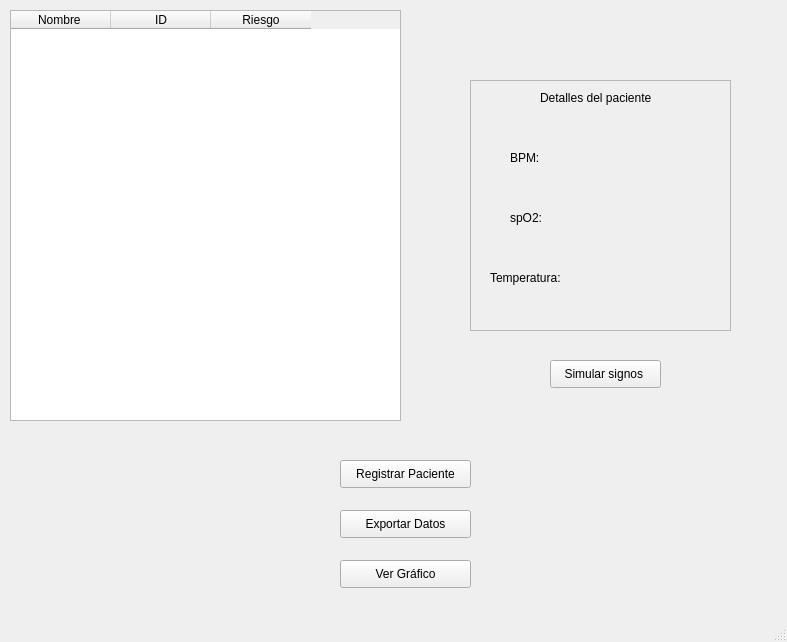
<?xml version="1.0" encoding="UTF-8"?>
<ui version="4.0">
 <class>MainWindow</class>
 <widget class="QMainWindow" name="MainWindow">
  <property name="geometry">
   <rect>
    <x>0</x>
    <y>0</y>
    <width>787</width>
    <height>642</height>
   </rect>
  </property>
  <property name="minimumSize">
   <size>
    <width>600</width>
    <height>400</height>
   </size>
  </property>
  <property name="windowTitle">
   <string>MainWindow</string>
  </property>
  <widget class="QWidget" name="centralwidget">
   <widget class="QTableWidget" name="tablaPacientes">
    <property name="geometry">
     <rect>
      <x>10</x>
      <y>10</y>
      <width>391</width>
      <height>411</height>
     </rect>
    </property>
    <column>
     <property name="text">
      <string>Nombre </string>
     </property>
    </column>
    <column>
     <property name="text">
      <string>ID</string>
     </property>
    </column>
    <column>
     <property name="text">
      <string>Riesgo</string>
     </property>
    </column>
   </widget>
   <widget class="QPushButton" name="botonRegistrar">
    <property name="geometry">
     <rect>
      <x>340</x>
      <y>460</y>
      <width>131</width>
      <height>28</height>
     </rect>
    </property>
    <property name="text">
     <string>Registrar Paciente</string>
    </property>
   </widget>
   <widget class="QFrame" name="PanelRiesgo">
    <property name="geometry">
     <rect>
      <x>470</x>
      <y>80</y>
      <width>261</width>
      <height>251</height>
     </rect>
    </property>
    <property name="minimumSize">
     <size>
      <width>200</width>
      <height>150</height>
     </size>
    </property>
    <property name="frameShape">
     <enum>QFrame::StyledPanel</enum>
    </property>
    <property name="frameShadow">
     <enum>QFrame::Raised</enum>
    </property>
    <widget class="QLabel" name="label">
     <property name="geometry">
      <rect>
       <x>70</x>
       <y>10</y>
       <width>121</width>
       <height>16</height>
      </rect>
     </property>
     <property name="text">
      <string>Detalles del paciente </string>
     </property>
    </widget>
    <widget class="QLabel" name="label_2">
     <property name="geometry">
      <rect>
       <x>40</x>
       <y>70</y>
       <width>55</width>
       <height>16</height>
      </rect>
     </property>
     <property name="text">
      <string>BPM:</string>
     </property>
    </widget>
    <widget class="QLabel" name="labelBPM">
     <property name="geometry">
      <rect>
       <x>160</x>
       <y>70</y>
       <width>55</width>
       <height>16</height>
      </rect>
     </property>
     <property name="text">
      <string/>
     </property>
    </widget>
    <widget class="QLabel" name="label_3">
     <property name="geometry">
      <rect>
       <x>40</x>
       <y>130</y>
       <width>55</width>
       <height>16</height>
      </rect>
     </property>
     <property name="text">
      <string>spO2:</string>
     </property>
    </widget>
    <widget class="QLabel" name="labelSpO2">
     <property name="geometry">
      <rect>
       <x>160</x>
       <y>130</y>
       <width>55</width>
       <height>16</height>
      </rect>
     </property>
     <property name="text">
      <string/>
     </property>
    </widget>
    <widget class="QLabel" name="label_4">
     <property name="geometry">
      <rect>
       <x>20</x>
       <y>190</y>
       <width>81</width>
       <height>16</height>
      </rect>
     </property>
     <property name="text">
      <string>Temperatura:</string>
     </property>
    </widget>
    <widget class="QLabel" name="labelTemp">
     <property name="geometry">
      <rect>
       <x>160</x>
       <y>190</y>
       <width>55</width>
       <height>16</height>
      </rect>
     </property>
     <property name="text">
      <string/>
     </property>
    </widget>
   </widget>
   <widget class="QPushButton" name="botonSimular">
    <property name="geometry">
     <rect>
      <x>550</x>
      <y>360</y>
      <width>111</width>
      <height>28</height>
     </rect>
    </property>
    <property name="text">
     <string>Simular signos </string>
    </property>
   </widget>
   <widget class="QPushButton" name="botonExportar">
    <property name="geometry">
     <rect>
      <x>340</x>
      <y>510</y>
      <width>131</width>
      <height>28</height>
     </rect>
    </property>
    <property name="text">
     <string>Exportar Datos</string>
    </property>
   </widget>
   <widget class="QPushButton" name="botonGrafico">
    <property name="geometry">
     <rect>
      <x>340</x>
      <y>560</y>
      <width>131</width>
      <height>28</height>
     </rect>
    </property>
    <property name="text">
     <string>Ver Gráfico</string>
    </property>
   </widget>
   <zorder>tablaPacientes</zorder>
   <zorder>PanelRiesgo</zorder>
   <zorder>botonSimular</zorder>
   <zorder>botonRegistrar</zorder>
   <zorder>botonExportar</zorder>
   <zorder>botonGrafico</zorder>
  </widget>
  <widget class="QStatusBar" name="statusbar"/>
 </widget>
 <resources/>
 <connections/>
</ui>
